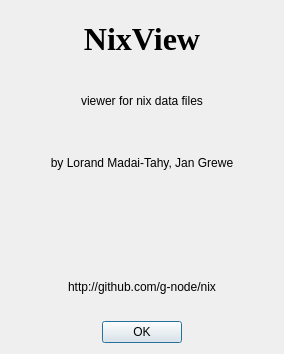
<?xml version="1.0" encoding="UTF-8"?>
<ui version="4.0">
 <class>AboutDialog</class>
 <widget class="QDialog" name="AboutDialog">
  <property name="geometry">
   <rect>
    <x>0</x>
    <y>0</y>
    <width>284</width>
    <height>354</height>
   </rect>
  </property>
  <property name="windowTitle">
   <string>Dialog</string>
  </property>
  <layout class="QVBoxLayout" name="verticalLayout">
   <item>
    <widget class="QLabel" name="label_2">
     <property name="font">
      <font>
       <family>Liberation Serif</family>
       <pointsize>24</pointsize>
       <weight>75</weight>
       <bold>true</bold>
      </font>
     </property>
     <property name="text">
      <string>NixView</string>
     </property>
     <property name="textFormat">
      <enum>Qt::AutoText</enum>
     </property>
     <property name="scaledContents">
      <bool>true</bool>
     </property>
     <property name="alignment">
      <set>Qt::AlignCenter</set>
     </property>
    </widget>
   </item>
   <item>
    <widget class="QLabel" name="label_3">
     <property name="text">
      <string>viewer for nix data files</string>
     </property>
     <property name="alignment">
      <set>Qt::AlignCenter</set>
     </property>
    </widget>
   </item>
   <item>
    <widget class="QLabel" name="label_5">
     <property name="text">
      <string>by Lorand Madai-Tahy, Jan Grewe</string>
     </property>
     <property name="alignment">
      <set>Qt::AlignCenter</set>
     </property>
    </widget>
   </item>
   <item>
    <widget class="QLabel" name="label">
     <property name="maximumSize">
      <size>
       <width>256</width>
       <height>170</height>
      </size>
     </property>
     <property name="text">
      <string/>
     </property>
     <property name="pixmap">
      <pixmap resource="../resources.qrc">:/images/images/nix_logo.png</pixmap>
     </property>
     <property name="scaledContents">
      <bool>true</bool>
     </property>
    </widget>
   </item>
   <item>
    <widget class="QLabel" name="label_4">
     <property name="text">
      <string>http://github.com/g-node/nix</string>
     </property>
     <property name="alignment">
      <set>Qt::AlignCenter</set>
     </property>
     <property name="openExternalLinks">
      <bool>true</bool>
     </property>
    </widget>
   </item>
   <item>
    <widget class="QDialogButtonBox" name="buttonBox">
     <property name="orientation">
      <enum>Qt::Horizontal</enum>
     </property>
     <property name="standardButtons">
      <set>QDialogButtonBox::Ok</set>
     </property>
     <property name="centerButtons">
      <bool>true</bool>
     </property>
    </widget>
   </item>
  </layout>
 </widget>
 <resources>
  <include location="../resources.qrc"/>
 </resources>
 <connections>
  <connection>
   <sender>buttonBox</sender>
   <signal>accepted()</signal>
   <receiver>AboutDialog</receiver>
   <slot>accept()</slot>
   <hints>
    <hint type="sourcelabel">
     <x>248</x>
     <y>254</y>
    </hint>
    <hint type="destinationlabel">
     <x>157</x>
     <y>274</y>
    </hint>
   </hints>
  </connection>
  <connection>
   <sender>buttonBox</sender>
   <signal>rejected()</signal>
   <receiver>AboutDialog</receiver>
   <slot>reject()</slot>
   <hints>
    <hint type="sourcelabel">
     <x>316</x>
     <y>260</y>
    </hint>
    <hint type="destinationlabel">
     <x>286</x>
     <y>274</y>
    </hint>
   </hints>
  </connection>
 </connections>
</ui>
